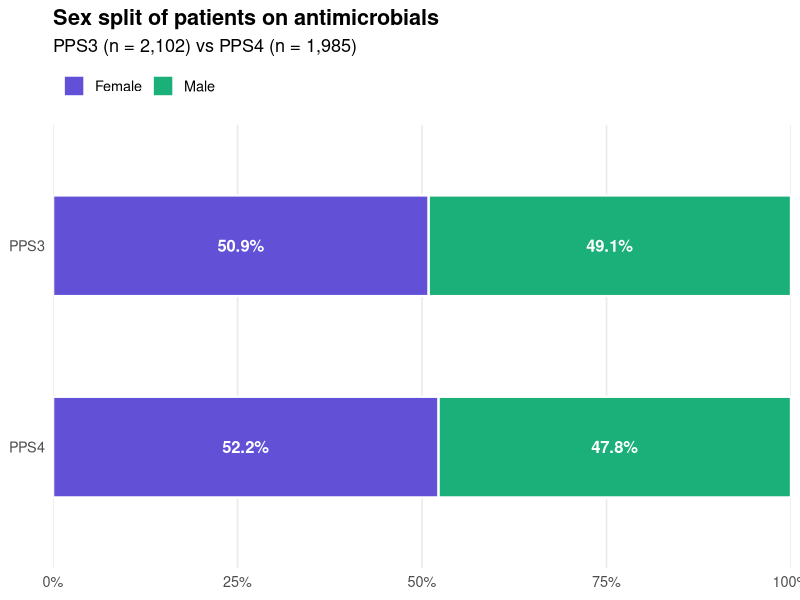
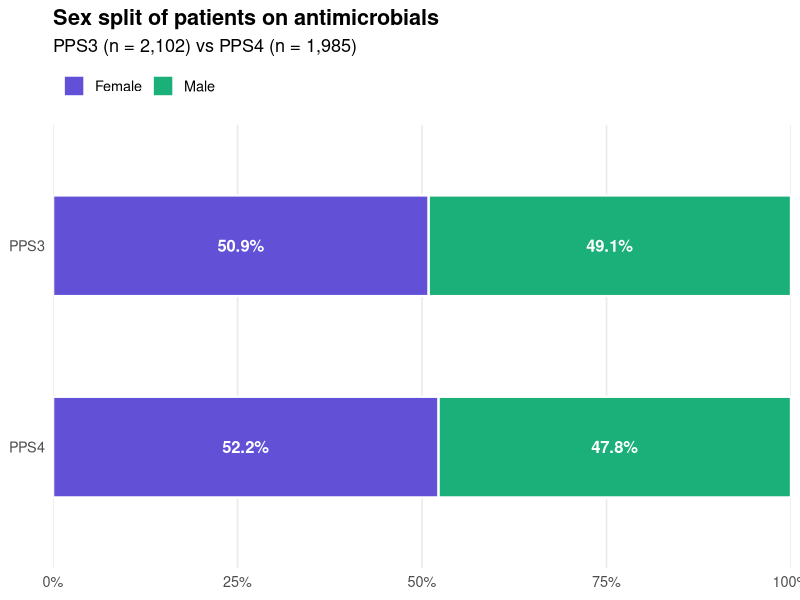

Here is the R script that generated these plots, in order:
# Sex split of patients on antimicrobials: PPS3 vs PPS4
# install.packages(c("ggplot2", "dplyr"))  # if needed
library(ggplot2)
library(dplyr)

# 1. Data (counts from the totals) ---------------------------------------
sex_df <- data.frame(
  survey = rep(c("PPS3", "PPS4"), each = 2),
  sex    = rep(c("Female", "Male"), times = 2),
  n      = c(1070, 1032,    # PPS3: total 2,102
             1037,  948)    # PPS4: total 1,985
)

# 2. Percentages within each survey --------------------------------------
sex_df <- sex_df %>%
  group_by(survey) %>%
  mutate(pct = n / sum(n) * 100) %>%
  ungroup() %>%
  mutate(
    # PPS3 on top; Male first level so Female sits on the left
    survey = factor(survey, levels = c("PPS4", "PPS3")),
    sex    = factor(sex,    levels = c("Male", "Female"))
  )

print(sex_df)

# 3. Is the change in sex split significant? ------------------------------
female_n <- c(PPS3 = 1070, PPS4 = 1037)
total_n  <- c(PPS3 = 2102, PPS4 = 1985)
print(prop.test(female_n, total_n))

# 4. Plot -------------------------------------------------------------------
p <- ggplot(sex_df, aes(x = pct, y = survey, fill = sex)) +
  geom_col(width = 0.5, colour = "white", linewidth = 0.8) +
  geom_text(aes(label = sprintf("%.1f%%", pct)),
            position = position_stack(vjust = 0.5),
            colour = "white", fontface = "bold", size = 4.2) +
  scale_fill_manual(values = c(Female = "#6250d6", Male = "#1baf7a"),
                    guide = guide_legend(reverse = TRUE)) +
  scale_x_continuous(limits = c(0, 100), expand = c(0, 0),
                     labels = function(x) paste0(x, "%")) +
  labs(
    title    = "Sex split of patients on antimicrobials",
    subtitle = "PPS3 (n = 2,102) vs PPS4 (n = 1,985)",
    x = NULL, y = NULL, fill = NULL
  ) +
  theme_minimal(base_size = 13) +
  theme(
    panel.grid.minor   = element_blank(),
    panel.grid.major.y = element_blank(),
    plot.title         = element_text(face = "bold"),
    legend.position    = "top",
    legend.justification = "left"
  )

print(p)

# 5. Save -------------------------------------------------------------------
ggsave("pps_sex_split.png", p, width = 7, height = 3, dpi = 300)
